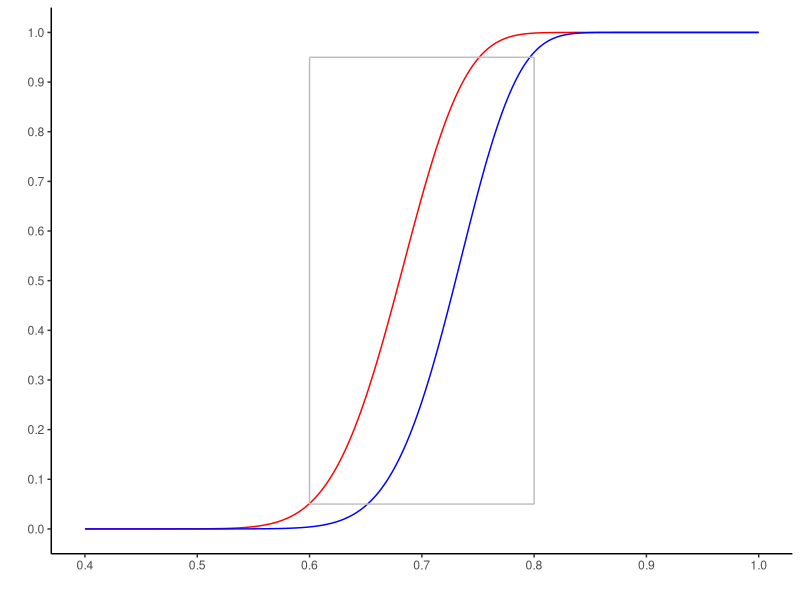

Reproduce this figure in R.
## ---- chunk 1
knitr::opts_chunk$set(echo = FALSE)
## ---- chunk 2
library(ggplot2)

# null hypothesis is that p = 0.6
p_null <- 0.6

# n is the number of subjects given headache medicine
n <- 100

# Find the m that will get the Type I error under .05
# The right tail when p_alt=p_null
for (i in 1:100) {
  p_value <- 1 - pbinom(i, size=n, prob=p_null)
  if (p_value < 0.05) break
}
m1 <- i

# Find the m that will get the Type II error under .05
# The left tail when p_alt=p_null
for (i in 1:100) {
  p_value <- pbinom(i, size=n, prob=.8)
  if (p_value > 0.05) break
}
m2 <- (i)
 
df <- data.frame("p_alt"=seq(0.4, 1.0, .001), "pwr1"=rep(0,601), "pwr2"=rep(0,601))

for (i in 1:601) {
  df$pwr1[i] <- pnorm(m1/n, df$p_alt[i], sqrt(df$p_alt[i]*(1-df$p_alt[i])/n), lower.tail = FALSE)
  df$pwr2[i] <- pnorm(m2/n, df$p_alt[i], sqrt(df$p_alt[i]*(1-df$p_alt[i])/n), lower.tail = FALSE)
}

box <- data.frame(x1=.6, x2=.8, y1=.05, y2=.95)

ggplot(df, aes(x = p_alt))+
  geom_path(aes(y = pwr1, colour = "69"), col="red") +
  geom_path(aes(y = pwr2, colour = "73"), col="blue") +
  theme(panel.grid.major = element_blank(), panel.grid.minor = element_blank(),
        panel.background = element_blank(), 
        axis.line = element_line(colour = "black")) +
  xlab("") + scale_x_continuous(n.breaks=10) +
  ylab("") + scale_y_continuous(n.breaks=10) +
  geom_segment(aes(x = x1, y = y1, xend = x2, yend = y1, 
                   colour = "segment"), col="grey", data = box) +
  geom_segment(aes(x = x2, y = y1, xend = x2, yend = y2, 
                   colour = "segment"), col="grey", data = box) +
  geom_segment(aes(x = x2, y = y2, xend = x1, yend = y2, 
                   colour = "segment"), col="grey", data = box) +
  geom_segment(aes(x = x1, y = y2, xend = x1, yend = y1, 
                   colour = "segment"), col="grey", data = box)
  
